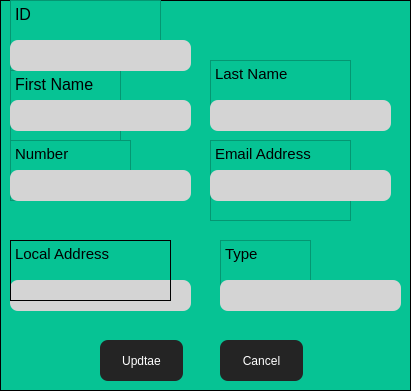
         <widget class="QFrame" name="frame_22">
          <property name="geometry">
           <rect>
            <x>440</x>
            <y>80</y>
            <width>411</width>
            <height>391</height>
           </rect>
          </property>
          <property name="styleSheet">
           <string notr="true">background-color: rgb(6, 195, 148);
border-color: rgb(0, 0, 0);</string>
          </property>
          <property name="frameShape">
           <enum>QFrame::Shape::Box</enum>
          </property>
          <property name="frameShadow">
           <enum>QFrame::Shadow::Plain</enum>
          </property>
          <widget class="QTextEdit" name="textEdit_86">
           <property name="geometry">
            <rect>
             <x>10</x>
             <y>140</y>
             <width>121</width>
             <height>61</height>
            </rect>
           </property>
           <property name="readOnly">
            <bool>true</bool>
           </property>
           <property name="html">
            <string>&lt;!DOCTYPE HTML PUBLIC &quot;-//W3C//DTD HTML 4.0//EN&quot; &quot;http://www.w3.org/TR/REC-html40/strict.dtd&quot;&gt;
&lt;html&gt;&lt;head&gt;&lt;meta name=&quot;qrichtext&quot; content=&quot;1&quot; /&gt;&lt;meta charset=&quot;utf-8&quot; /&gt;&lt;style type=&quot;text/css&quot;&gt;
p, li { white-space: pre-wrap; }
hr { height: 1px; border-width: 0; }
li.unchecked::marker { content: &quot;\2610&quot;; }
li.checked::marker { content: &quot;\2612&quot;; }
&lt;/style&gt;&lt;/head&gt;&lt;body style=&quot; font-family:'Segoe UI'; font-size:9pt; font-weight:400; font-style:normal;&quot;&gt;
&lt;p style=&quot; margin-top:0px; margin-bottom:0px; margin-left:0px; margin-right:0px; -qt-block-indent:0; text-indent:0px;&quot;&gt;&lt;span style=&quot; font-size:11pt; color:#000000;&quot;&gt;Number&lt;/span&gt;&lt;/p&gt;&lt;/body&gt;&lt;/html&gt;</string>
           </property>
          </widget>
          <widget class="QTextEdit" name="textEdit_89">
           <property name="geometry">
            <rect>
             <x>210</x>
             <y>60</y>
             <width>141</width>
             <height>61</height>
            </rect>
           </property>
           <property name="readOnly">
            <bool>true</bool>
           </property>
           <property name="html">
            <string>&lt;!DOCTYPE HTML PUBLIC &quot;-//W3C//DTD HTML 4.0//EN&quot; &quot;http://www.w3.org/TR/REC-html40/strict.dtd&quot;&gt;
&lt;html&gt;&lt;head&gt;&lt;meta name=&quot;qrichtext&quot; content=&quot;1&quot; /&gt;&lt;meta charset=&quot;utf-8&quot; /&gt;&lt;style type=&quot;text/css&quot;&gt;
p, li { white-space: pre-wrap; }
hr { height: 1px; border-width: 0; }
li.unchecked::marker { content: &quot;\2610&quot;; }
li.checked::marker { content: &quot;\2612&quot;; }
&lt;/style&gt;&lt;/head&gt;&lt;body style=&quot; font-family:'Segoe UI'; font-size:9pt; font-weight:400; font-style:normal;&quot;&gt;
&lt;p style=&quot; margin-top:0px; margin-bottom:0px; margin-left:0px; margin-right:0px; -qt-block-indent:0; text-indent:0px;&quot;&gt;&lt;span style=&quot; font-size:11pt; color:#000000;&quot;&gt;Last Name&lt;/span&gt;&lt;/p&gt;&lt;/body&gt;&lt;/html&gt;</string>
           </property>
          </widget>
          <widget class="QTextEdit" name="textEdit_91">
           <property name="geometry">
            <rect>
             <x>10</x>
             <y>70</y>
             <width>111</width>
             <height>71</height>
            </rect>
           </property>
           <property name="readOnly">
            <bool>true</bool>
           </property>
           <property name="html">
            <string>&lt;!DOCTYPE HTML PUBLIC &quot;-//W3C//DTD HTML 4.0//EN&quot; &quot;http://www.w3.org/TR/REC-html40/strict.dtd&quot;&gt;
&lt;html&gt;&lt;head&gt;&lt;meta name=&quot;qrichtext&quot; content=&quot;1&quot; /&gt;&lt;meta charset=&quot;utf-8&quot; /&gt;&lt;style type=&quot;text/css&quot;&gt;
p, li { white-space: pre-wrap; }
hr { height: 1px; border-width: 0; }
li.unchecked::marker { content: &quot;\2610&quot;; }
li.checked::marker { content: &quot;\2612&quot;; }
&lt;/style&gt;&lt;/head&gt;&lt;body style=&quot; font-family:'Segoe UI'; font-size:9pt; font-weight:400; font-style:normal;&quot;&gt;
&lt;p style=&quot; margin-top:0px; margin-bottom:0px; margin-left:0px; margin-right:0px; -qt-block-indent:0; text-indent:0px;&quot;&gt;&lt;span style=&quot; font-size:12pt; color:#000000;&quot;&gt;First Name&lt;/span&gt;&lt;/p&gt;&lt;/body&gt;&lt;/html&gt;</string>
           </property>
          </widget>
          <widget class="QTextEdit" name="textEdit_92">
           <property name="geometry">
            <rect>
             <x>210</x>
             <y>140</y>
             <width>141</width>
             <height>81</height>
            </rect>
           </property>
           <property name="readOnly">
            <bool>true</bool>
           </property>
           <property name="html">
            <string>&lt;!DOCTYPE HTML PUBLIC &quot;-//W3C//DTD HTML 4.0//EN&quot; &quot;http://www.w3.org/TR/REC-html40/strict.dtd&quot;&gt;
&lt;html&gt;&lt;head&gt;&lt;meta name=&quot;qrichtext&quot; content=&quot;1&quot; /&gt;&lt;meta charset=&quot;utf-8&quot; /&gt;&lt;style type=&quot;text/css&quot;&gt;
p, li { white-space: pre-wrap; }
hr { height: 1px; border-width: 0; }
li.unchecked::marker { content: &quot;\2610&quot;; }
li.checked::marker { content: &quot;\2612&quot;; }
&lt;/style&gt;&lt;/head&gt;&lt;body style=&quot; font-family:'Segoe UI'; font-size:9pt; font-weight:400; font-style:normal;&quot;&gt;
&lt;p style=&quot; margin-top:0px; margin-bottom:0px; margin-left:0px; margin-right:0px; -qt-block-indent:0; text-indent:0px;&quot;&gt;&lt;span style=&quot; font-size:11pt; color:#000000;&quot;&gt;Email Address&lt;/span&gt;&lt;/p&gt;&lt;/body&gt;&lt;/html&gt;</string>
           </property>
          </widget>
          <widget class="QTextEdit" name="textEdit_93">
           <property name="geometry">
            <rect>
             <x>220</x>
             <y>240</y>
             <width>91</width>
             <height>61</height>
            </rect>
           </property>
           <property name="readOnly">
            <bool>true</bool>
           </property>
           <property name="html">
            <string>&lt;!DOCTYPE HTML PUBLIC &quot;-//W3C//DTD HTML 4.0//EN&quot; &quot;http://www.w3.org/TR/REC-html40/strict.dtd&quot;&gt;
&lt;html&gt;&lt;head&gt;&lt;meta name=&quot;qrichtext&quot; content=&quot;1&quot; /&gt;&lt;meta charset=&quot;utf-8&quot; /&gt;&lt;style type=&quot;text/css&quot;&gt;
p, li { white-space: pre-wrap; }
hr { height: 1px; border-width: 0; }
li.unchecked::marker { content: &quot;\2610&quot;; }
li.checked::marker { content: &quot;\2612&quot;; }
&lt;/style&gt;&lt;/head&gt;&lt;body style=&quot; font-family:'Segoe UI'; font-size:9pt; font-weight:400; font-style:normal;&quot;&gt;
&lt;p style=&quot; margin-top:0px; margin-bottom:0px; margin-left:0px; margin-right:0px; -qt-block-indent:0; text-indent:0px;&quot;&gt;&lt;span style=&quot; font-size:11pt; color:#000000;&quot;&gt;Type&lt;/span&gt;&lt;/p&gt;&lt;/body&gt;&lt;/html&gt;</string>
           </property>
          </widget>
          <widget class="QLineEdit" name="line_prenom_2">
           <property name="geometry">
            <rect>
             <x>210</x>
             <y>100</y>
             <width>181</width>
             <height>31</height>
            </rect>
           </property>
           <property name="styleSheet">
            <string notr="true">background-color: rgb(212, 212,212);

border-radius:8px;</string>
           </property>
          </widget>
          <widget class="QLineEdit" name="line_tel_2">
           <property name="geometry">
            <rect>
             <x>10</x>
             <y>170</y>
             <width>181</width>
             <height>31</height>
            </rect>
           </property>
           <property name="styleSheet">
            <string notr="true">background-color: rgb(212, 212, 212);
border-radius:8px;</string>
           </property>
          </widget>
          <widget class="QLineEdit" name="line_nom_2">
           <property name="geometry">
            <rect>
             <x>10</x>
             <y>100</y>
             <width>181</width>
             <height>31</height>
            </rect>
           </property>
           <property name="styleSheet">
            <string notr="true">background-color: rgb(212, 212, 212);

border-radius:8px;</string>
           </property>
          </widget>
          <widget class="QLineEdit" name="line_add_2">
           <property name="geometry">
            <rect>
             <x>10</x>
             <y>280</y>
             <width>181</width>
             <height>31</height>
            </rect>
           </property>
           <property name="styleSheet">
            <string notr="true">background-color: rgb(212, 212, 212);
border-radius:8px;</string>
           </property>
          </widget>
          <widget class="QLineEdit" name="line_email_2">
           <property name="geometry">
            <rect>
             <x>210</x>
             <y>170</y>
             <width>181</width>
             <height>31</height>
            </rect>
           </property>
           <property name="styleSheet">
            <string notr="true">background-color: rgb(212, 212, 212);
border-radius:8px;</string>
           </property>
          </widget>
          <widget class="QTextEdit" name="textEdit_7">
           <property name="geometry">
            <rect>
             <x>10</x>
             <y>240</y>
             <width>161</width>
             <height>61</height>
            </rect>
           </property>
           <property name="styleSheet">
            <string notr="true">background-color: qlineargradient(spread:pad, x1:0, y1:0, x2:1, y2:1, stop:0 rgba(0, 0, 0, 0));</string>
           </property>
           <property name="readOnly">
            <bool>true</bool>
           </property>
           <property name="html">
            <string>&lt;!DOCTYPE HTML PUBLIC &quot;-//W3C//DTD HTML 4.0//EN&quot; &quot;http://www.w3.org/TR/REC-html40/strict.dtd&quot;&gt;
&lt;html&gt;&lt;head&gt;&lt;meta name=&quot;qrichtext&quot; content=&quot;1&quot; /&gt;&lt;meta charset=&quot;utf-8&quot; /&gt;&lt;style type=&quot;text/css&quot;&gt;
p, li { white-space: pre-wrap; }
hr { height: 1px; border-width: 0; }
li.unchecked::marker { content: &quot;\2610&quot;; }
li.checked::marker { content: &quot;\2612&quot;; }
&lt;/style&gt;&lt;/head&gt;&lt;body style=&quot; font-family:'Segoe UI'; font-size:9pt; font-weight:400; font-style:normal;&quot;&gt;
&lt;p style=&quot; margin-top:0px; margin-bottom:0px; margin-left:0px; margin-right:0px; -qt-block-indent:0; text-indent:0px;&quot;&gt;&lt;span style=&quot; font-size:11pt; color:#000000;&quot;&gt;Local Address&lt;/span&gt;&lt;/p&gt;&lt;/body&gt;&lt;/html&gt;</string>
           </property>
          </widget>
          <widget class="QPushButton" name="pushButton_14">
           <property name="geometry">
            <rect>
             <x>180</x>
             <y>470</y>
             <width>83</width>
             <height>29</height>
            </rect>
           </property>
           <property name="styleSheet">
            <string notr="true">background-color: rgb(255, 255, 255);

color:white;
border-radius:8px;</string>
           </property>
           <property name="text">
            <string>Save</string>
           </property>
          </widget>
          <widget class="QPushButton" name="pushButton_modifier">
           <property name="geometry">
            <rect>
             <x>100</x>
             <y>340</y>
             <width>83</width>
             <height>41</height>
            </rect>
           </property>
           <property name="styleSheet">
            <string notr="true">background-color: rgb(36, 36, 36);

color:white;
border-radius:8px;</string>
           </property>
           <property name="text">
            <string>Updtae</string>
           </property>
          </widget>
          <widget class="QTextEdit" name="id_3">
           <property name="geometry">
            <rect>
             <x>10</x>
             <y>0</y>
             <width>151</width>
             <height>71</height>
            </rect>
           </property>
           <property name="readOnly">
            <bool>true</bool>
           </property>
           <property name="html">
            <string>&lt;!DOCTYPE HTML PUBLIC &quot;-//W3C//DTD HTML 4.0//EN&quot; &quot;http://www.w3.org/TR/REC-html40/strict.dtd&quot;&gt;
&lt;html&gt;&lt;head&gt;&lt;meta name=&quot;qrichtext&quot; content=&quot;1&quot; /&gt;&lt;meta charset=&quot;utf-8&quot; /&gt;&lt;style type=&quot;text/css&quot;&gt;
p, li { white-space: pre-wrap; }
hr { height: 1px; border-width: 0; }
li.unchecked::marker { content: &quot;\2610&quot;; }
li.checked::marker { content: &quot;\2612&quot;; }
&lt;/style&gt;&lt;/head&gt;&lt;body style=&quot; font-family:'Segoe UI'; font-size:9pt; font-weight:400; font-style:normal;&quot;&gt;
&lt;p style=&quot; margin-top:0px; margin-bottom:0px; margin-left:0px; margin-right:0px; -qt-block-indent:0; text-indent:0px;&quot;&gt;&lt;span style=&quot; font-size:12pt; color:#000000;&quot;&gt;ID&lt;/span&gt;&lt;/p&gt;
&lt;p style=&quot;-qt-paragraph-type:empty; margin-top:0px; margin-bottom:0px; margin-left:0px; margin-right:0px; -qt-block-indent:0; text-indent:0px; font-size:12pt; color:#000000;&quot;&gt;&lt;br /&gt;&lt;/p&gt;&lt;/body&gt;&lt;/html&gt;</string>
           </property>
          </widget>
          <widget class="QLineEdit" name="id_4">
           <property name="geometry">
            <rect>
             <x>10</x>
             <y>40</y>
             <width>181</width>
             <height>31</height>
            </rect>
           </property>
           <property name="styleSheet">
            <string notr="true">background-color: rgb(212, 212,212);

border-radius:8px;</string>
           </property>
          </widget>
          <widget class="QLineEdit" name="line_type_2">
           <property name="geometry">
            <rect>
             <x>220</x>
             <y>280</y>
             <width>181</width>
             <height>31</height>
            </rect>
           </property>
           <property name="styleSheet">
            <string notr="true">background-color: rgb(212, 212, 212);
border-radius:8px;</string>
           </property>
          </widget>
          <widget class="QPushButton" name="pushButton_18">
           <property name="geometry">
            <rect>
             <x>220</x>
             <y>340</y>
             <width>83</width>
             <height>41</height>
            </rect>
           </property>
           <property name="styleSheet">
            <string notr="true">background-color: rgb(36, 36, 36);

color:white;
border-radius:8px;</string>
           </property>
           <property name="text">
            <string>Cancel</string>
           </property>
          </widget>
         </widget>
